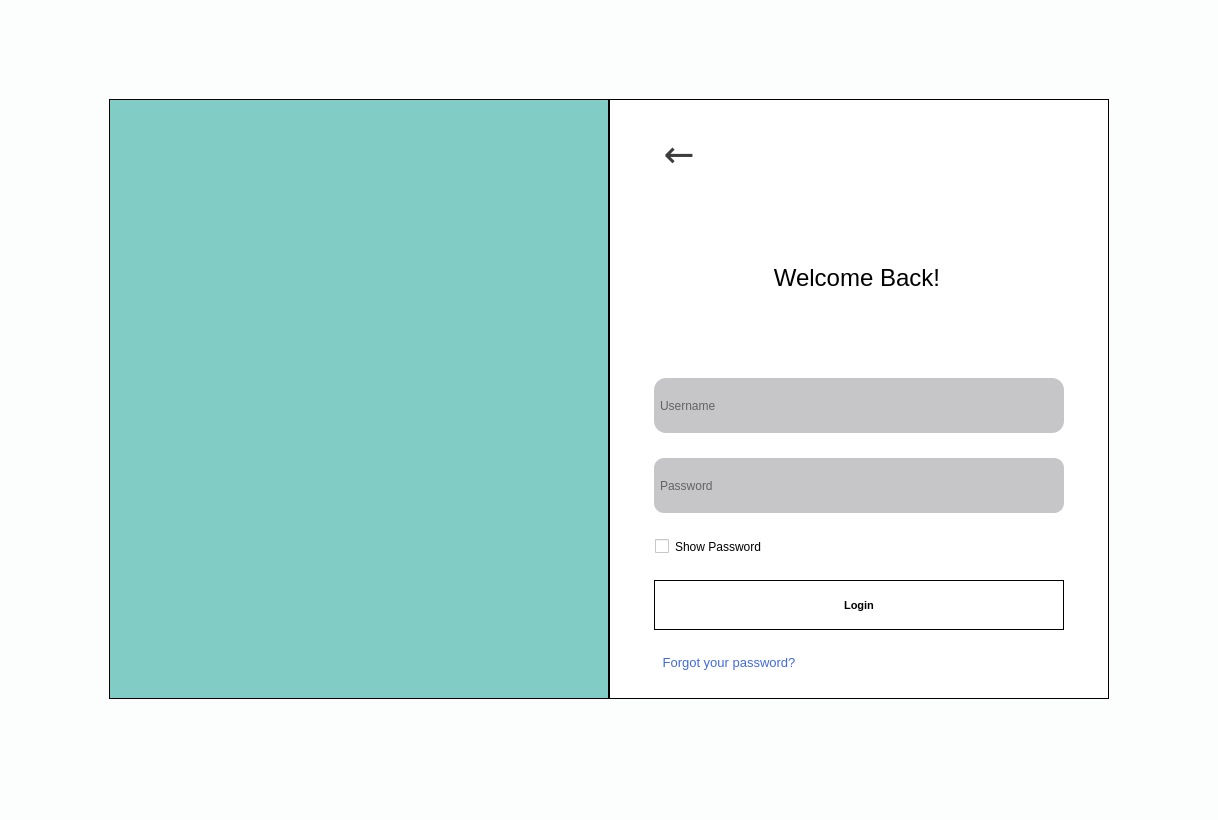
<?xml version="1.0" encoding="UTF-8"?>
<ui version="4.0">
 <class>MainWindow</class>
 <widget class="QMainWindow" name="MainWindow">
  <property name="geometry">
   <rect>
    <x>0</x>
    <y>0</y>
    <width>1218</width>
    <height>820</height>
   </rect>
  </property>
  <property name="windowTitle">
   <string>MainWindow</string>
  </property>
  <property name="styleSheet">
   <string notr="true">background-color: #FCFEFE;</string>
  </property>
  <property name="animated">
   <bool>true</bool>
  </property>
  <property name="documentMode">
   <bool>false</bool>
  </property>
  <widget class="QWidget" name="centralwidget">
   <property name="layoutDirection">
    <enum>Qt::LeftToRight</enum>
   </property>
   <layout class="QGridLayout" name="gridLayout_3">
    <item row="0" column="0">
     <layout class="QGridLayout" name="gridLayout_2">
      <property name="horizontalSpacing">
       <number>0</number>
      </property>
      <item row="0" column="0">
       <widget class="QWidget" name="widget_2" native="true">
        <property name="minimumSize">
         <size>
          <width>200</width>
          <height>0</height>
         </size>
        </property>
        <property name="maximumSize">
         <size>
          <width>500</width>
          <height>600</height>
         </size>
        </property>
        <property name="styleSheet">
         <string notr="true">QWidget {
    background-color: #81cdc6;
 border-style: solid;
    border-color: black;
    border-width: 1px;

}</string>
        </property>
        <layout class="QGridLayout" name="gridLayout">
         <item row="0" column="0">
          <widget class="QLabel" name="logo">
           <property name="minimumSize">
            <size>
             <width>420</width>
             <height>50</height>
            </size>
           </property>
           <property name="maximumSize">
            <size>
             <width>450</width>
             <height>290</height>
            </size>
           </property>
           <property name="styleSheet">
            <string notr="true">image: url(:/images/received_836614531712349.png);

border:none;</string>
           </property>
           <property name="frameShape">
            <enum>QFrame::NoFrame</enum>
           </property>
           <property name="frameShadow">
            <enum>QFrame::Plain</enum>
           </property>
           <property name="text">
            <string/>
           </property>
           <property name="scaledContents">
            <bool>true</bool>
           </property>
           <property name="margin">
            <number>0</number>
           </property>
          </widget>
         </item>
        </layout>
       </widget>
      </item>
      <item row="0" column="1">
       <widget class="QWidget" name="widget" native="true">
        <property name="minimumSize">
         <size>
          <width>200</width>
          <height>0</height>
         </size>
        </property>
        <property name="maximumSize">
         <size>
          <width>500</width>
          <height>600</height>
         </size>
        </property>
        <property name="layoutDirection">
         <enum>Qt::LeftToRight</enum>
        </property>
        <property name="autoFillBackground">
         <bool>false</bool>
        </property>
        <property name="styleSheet">
         <string notr="true">QWidget {
    background-color: #fff;
 border-style: solid;
    border-color: black;
    border-width: 1px;
}</string>
        </property>
        <property name="inputMethodHints">
         <set>Qt::ImhNone</set>
        </property>
        <layout class="QVBoxLayout" name="verticalLayout">
         <property name="leftMargin">
          <number>45</number>
         </property>
         <property name="rightMargin">
          <number>45</number>
         </property>
         <item>
          <widget class="QPushButton" name="forgotButton">
           <property name="minimumSize">
            <size>
             <width>0</width>
             <height>0</height>
            </size>
           </property>
           <property name="maximumSize">
            <size>
             <width>50</width>
             <height>16777215</height>
            </size>
           </property>
           <property name="font">
            <font>
             <family>Malgun Gothic</family>
             <pointsize>28</pointsize>
             <weight>50</weight>
             <bold>false</bold>
            </font>
           </property>
           <property name="layoutDirection">
            <enum>Qt::LeftToRight</enum>
           </property>
           <property name="styleSheet">
            <string notr="true">QPushButton {
    background-color: transparent;
    border: none;
    color:#3d3d3d	;
    padding: 0;
}

QPushButton:hover {
    text-decoration: underline;
}

QPushButton:pressed {
    color: #265C42;
}
</string>
           </property>
           <property name="text">
            <string>←</string>
           </property>
           <property name="iconSize">
            <size>
             <width>16</width>
             <height>16</height>
            </size>
           </property>
           <property name="flat">
            <bool>true</bool>
           </property>
          </widget>
         </item>
         <item>
          <widget class="QLabel" name="welcomeLabel">
           <property name="minimumSize">
            <size>
             <width>0</width>
             <height>10</height>
            </size>
           </property>
           <property name="maximumSize">
            <size>
             <width>16777215</width>
             <height>150</height>
            </size>
           </property>
           <property name="font">
            <font>
             <family>Segoe UI</family>
             <pointsize>18</pointsize>
             <weight>50</weight>
             <bold>false</bold>
            </font>
           </property>
           <property name="styleSheet">
            <string notr="true">border:none;</string>
           </property>
           <property name="text">
            <string>                  Welcome Back!</string>
           </property>
          </widget>
         </item>
         <item>
          <widget class="QLineEdit" name="username_input">
           <property name="minimumSize">
            <size>
             <width>150</width>
             <height>55</height>
            </size>
           </property>
           <property name="maximumSize">
            <size>
             <width>500</width>
             <height>55</height>
            </size>
           </property>
           <property name="font">
            <font>
             <family>Segoe UI</family>
            </font>
           </property>
           <property name="styleSheet">
            <string notr="true">
QLineEdit {
  background-color: #c6c6c8;
  padding: 4px;
  border: none;
border-radius:12px;
  position: relative;
  z-index: 0; /* We force a stacking context */
}
</string>
           </property>
           <property name="text">
            <string/>
           </property>
           <property name="frame">
            <bool>true</bool>
           </property>
           <property name="echoMode">
            <enum>QLineEdit::Normal</enum>
           </property>
           <property name="placeholderText">
            <string>Username</string>
           </property>
          </widget>
         </item>
         <item>
          <widget class="QLineEdit" name="password_input">
           <property name="minimumSize">
            <size>
             <width>150</width>
             <height>55</height>
            </size>
           </property>
           <property name="maximumSize">
            <size>
             <width>500</width>
             <height>55</height>
            </size>
           </property>
           <property name="font">
            <font>
             <family>Segoe UI</family>
            </font>
           </property>
           <property name="styleSheet">
            <string notr="true">
QLineEdit {
  background-color: #c6c6c8;
  padding:4px;
  border: none;
border-radius:10px;

  position: relative;
  z-index: 0; /* We force a stacking context */
}

QLineEdit::before {
  content: &quot;&quot;;
  position: absolute;
  z-index: -2;
  inset: -5px;
  transform: translate(10px, 8px);
  background: qlineargradient(x1:0, y1:0, x2:1, y2:0, stop: 0 rgb(198,198,200), stop: 1 rgb(204,204,206));
  filter: blur(10px);
}

QLineEdit::after {
  content: &quot;&quot;;
  position: absolute;
  z-index: -1;
  inset: 0;
  background: inherit;
  border: inherit;
  box-shadow: inherit;
}</string>
           </property>
           <property name="text">
            <string/>
           </property>
           <property name="frame">
            <bool>true</bool>
           </property>
           <property name="echoMode">
            <enum>QLineEdit::Password</enum>
           </property>
           <property name="placeholderText">
            <string>Password</string>
           </property>
          </widget>
         </item>
         <item>
          <widget class="QCheckBox" name="show_password_checkbox">
           <property name="minimumSize">
            <size>
             <width>150</width>
             <height>0</height>
            </size>
           </property>
           <property name="maximumSize">
            <size>
             <width>500</width>
             <height>16777215</height>
            </size>
           </property>
           <property name="layoutDirection">
            <enum>Qt::LeftToRight</enum>
           </property>
           <property name="styleSheet">
            <string notr="true">border-color:white;
</string>
           </property>
           <property name="text">
            <string>Show Password</string>
           </property>
          </widget>
         </item>
         <item>
          <widget class="QPushButton" name="loginButton">
           <property name="minimumSize">
            <size>
             <width>150</width>
             <height>50</height>
            </size>
           </property>
           <property name="maximumSize">
            <size>
             <width>500</width>
             <height>16777215</height>
            </size>
           </property>
           <property name="font">
            <font>
             <family>Segoe UI</family>
             <pointsize>8</pointsize>
             <weight>75</weight>
             <bold>true</bold>
             <strikeout>false</strikeout>
            </font>
           </property>
           <property name="mouseTracking">
            <bool>true</bool>
           </property>
           <property name="tabletTracking">
            <bool>true</bool>
           </property>
           <property name="styleSheet">
            <string notr="true">QPushButton {
 background-color: #10cc94;
border-radius:12px;
color:#fff;
}
QPushButton#quit_button {
   background-color: green;
}
QPushButton::pressed {
background-color: #fff;
}
QpushButton{
border: 2px solid #555;
    border-radius: 20px;
    border-style: outset;
border-width:200px;
    
}
QPushButton:hover {
   background-color: #0a9c73;
   transition: background-color 0.5s cubic-bezier(0.4, 0, 0.2, 1);
}

border:none;
</string>
           </property>
           <property name="text">
            <string>Login</string>
           </property>
          </widget>
         </item>
         <item>
          <widget class="QPushButton" name="forgotButton_2">
           <property name="minimumSize">
            <size>
             <width>150</width>
             <height>0</height>
            </size>
           </property>
           <property name="maximumSize">
            <size>
             <width>150</width>
             <height>16777215</height>
            </size>
           </property>
           <property name="font">
            <font>
             <pointsize>10</pointsize>
            </font>
           </property>
           <property name="styleSheet">
            <string notr="true">QPushButton {
    background-color: transparent;
    border: none;
    color:#4169E1;
    padding: 0;
}

QPushButton:hover {
    text-decoration: underline;
}

QPushButton:pressed {
    color: #265C42;
}
</string>
           </property>
           <property name="text">
            <string>Forgot your password?</string>
           </property>
          </widget>
         </item>
        </layout>
       </widget>
      </item>
     </layout>
    </item>
   </layout>
  </widget>
  <widget class="QStatusBar" name="statusbar"/>
 </widget>
 <resources>
  <include location="logo.qrc"/>
 </resources>
 <connections/>
</ui>
